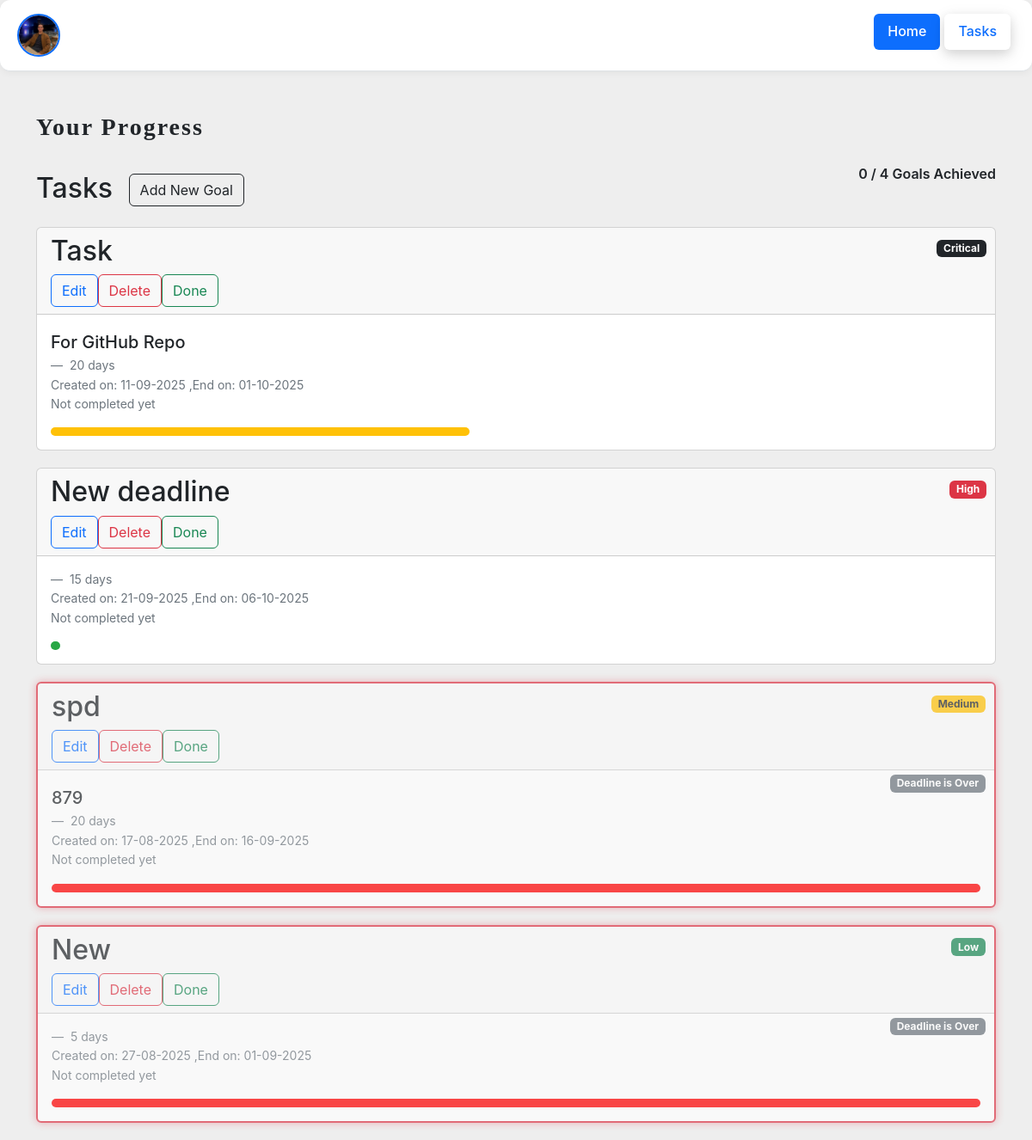
The app's page /user/task (signed in) with its own data.
### app.py (models this page shows, shortened)
class User(db.Model):
    id = db.Column(db.Integer, primary_key=True)
    username = db.Column(db.String(20), nullable=False)
    email = db.Column(db.String(70), nullable=False)
    password = db.Column(db.String(60), nullable=False)
    photo = db.Column(db.String(20), nullable=True, default='default/default.png')
    Address = db.Column(db.String(100), nullable=False)
    Phone = db.Column(db.String(15), nullable=False)
    gender = db.Column(db.String(1), nullable=False)

class Task(db.Model):
    id = db.Column(db.Integer, primary_key=True)
    title = db.Column(db.String(100), nullable=False)
    description = db.Column(db.Text, nullable=True)
    user_id = db.Column(db.Integer, db.ForeignKey('user.id'), nullable=False)
    StartDate = db.Column(db.DateTime, nullable=False, default=lambda: datetime.now(timezone.utc))
    EndDate = db.Column(db.DateTime, nullable=False, default=db.func.current_timestamp()) #I will use Deadline instead
    CompletedDate = db.Column(db.DateTime(timezone=True), nullable=True)  # for both boolean and date when the task was actually completed
    Deadline = db.Column(db.Integer, nullable=False)    # Deadline in days
    priority = db.Column(db.String(10), nullable=False, default='Medium')

### app.py (the view)
@app.route('/user/task')
def view_tasks():
    if 'user_id' not in session:
        return redirect(url_for('login'))
    user = User.query.get(session['user_id'])
    tasks = Task.query.filter_by(user_id=session['user_id']).order_by(nullsfirst(Task.CompletedDate)).all()
    for task in tasks:
        today = datetime.now(timezone.utc)
        end_date = task.EndDate.replace(tzinfo=timezone.utc)
        if today > end_date:
                    task.CompletedDate = datetime(1970, 1, 1, tzinfo=timezone.utc)
                    db.session.commit()
    onGoingTasks = Task.query.filter_by(user_id=session['user_id']).filter(Task.CompletedDate.is_(None)).all()
    acheivedTasks = Task.query.filter_by(user_id=session['user_id']).filter(Task.CompletedDate.isnot(None)).filter(Task.CompletedDate != datetime(1970, 1, 1, tzinfo=timezone.utc)).all()
    overdueTasks = Task.query.filter_by(user_id=session['user_id']).filter(Task.CompletedDate.isnot(None)).filter(Task.CompletedDate == datetime(1970, 1, 1, tzinfo=timezone.utc)).all()
    acheived = Task.query.filter_by(user_id=session['user_id']).filter(Task.CompletedDate.isnot(None)).filter(Task.CompletedDate != datetime(1970, 1, 1, tzinfo=timezone.utc)).count()
    total = Task.query.filter_by(user_id=session['user_id']).count()
    return render_template('viewTasks.html', user=user, acheived=acheived, total=total,onGoingTasks = onGoingTasks ,
                           acheivedTasks = acheivedTasks, overdueTasks=overdueTasks, tasks=tasks, title='Tasks', style='register_signin.css', script='script.js')

### templates/viewTasks.html (shortened to what this page needs)
{% extends 'base.html' %}
{% block content %}
{% include 'partials/UserHeader.html' %}
<div class="container mt-5">
    {% if total %}
    <div style="margin-top: 0;">
        <h3 style="margin-bottom: 0;" id="progress">Your Progress</h4>
            <div id="achievment" style="margin-top: 5px;">
                <span id="progress-text">{{acheived}} / {{total}} Goals Achieved</span>
            </div>
    </div>
    {% endif %}
    <h2 class="mb-4">Tasks
        <span>
            <a style="margin-left: 10px;" href="{{ url_for('add_task') }}">
                <button type="button" class="btn btn-outline-dark "> Add New Goal
                </button>
            </a>
        </span>
    </h2>
    {% if tasks %}
    <div class="list-group">
        {% for task in onGoingTasks %}
        <div class="card taskCard {{cls}}" id="{{ task.id }}" style="margin-bottom: 20px;">
            <div style="position: relative;" class="card-header">
                <h2>
                    {{ task.title }}
                </h2>
                <div class="btn-group btn-group-sm me-3" role="group" aria-label="Task actions">
                    <a href="{{ url_for('edit_task', task_id=task.id) }}"><button type="button"
                            class="btn btn-outline-primary">Edit</button></a>
                    <a href="{{ url_for('delete_task', task_id=task.id) }}"><button type="button"
                            class="btn btn-outline-danger">Delete</button></a>
                    <a href="{{ url_for('complete_task', task_id=task.id) }}"><button id="{{ task.id }}"
                            onclick="Done(this.id)" id="done" type="button"
                            class="btn btn-outline-success">Done</button></a>
                </div>
                <div style=" position: absolute; top: 0; right: 0; padding: 10px;">
                    {% if task.priority == 'Low' %}
                    <span class="badge bg-success">Low</span>
                    {% elif task.priority == 'Medium' %}
                    <span class="badge bg-warning text-dark">Medium</span>
                    {% elif task.priority == 'High' %}
                    <span class="badge bg-danger">High</span>
                    {% elif task.priority == 'Critical' %}
                    <span class="badge bg-dark">Critical</span>
                    {% endif %}
                </div>
            </div>
            <div class="card-body">
                <figure>
                    <blockquote class="blockquote">
                        <p style="font-weight:500">{{ task.description }}</p>
                    </blockquote>
                    <figcaption class="blockquote-footer">
                        {{ task.Deadline }} days <cite title="Source Title"></cite><br>
                        Created on: {{ task.StartDate.strftime('%d-%m-%Y') }} ,End on:
                        {{ task.EndDate.strftime('%d-%m-%Y') }} <br>
                        {% if task.CompletedDate %}
                        Completed on: {{ task.CompletedDate.strftime('%d-%m-%Y' ) }}
                        {% else %}
                        Not completed yet
                        {% endif %}
                    </figcaption>
                </figure>
                <div style="position: relative;height: 10px;">
                    <span class="timeline" data-start="{{ task.StartDate.isoformat() }}"
                        data-end="{{ task.EndDate.isoformat() }}" data-deadline="{{ task.Deadline }}"
                        data-completed="{{ task.CompletedDate.isoformat() if task.CompletedDate }}"
                        style="display:inline-block;position: absolute;top:0;left:0;background-color: red;height:100%"></span>
                </div>
            </div>
        </div>
        {% endfor %}
        {% for task in overdueTasks %}
        {% set cls = 'overdue' %}
        <div class="card taskCard {{cls}}" id="{{ task.id }}" style="margin-bottom: 20px;">
            <div style="position: relative;" class="card-header">
                <h2>
                    {{ task.title }}
                </h2>
                <div class="btn-group btn-group-sm me-3" role="group" aria-label="Task actions">
                    <a href="{{ url_for('edit_task', task_id=task.id) }}"><button type="button"
                            class="btn btn-outline-primary">Edit</button></a>
                    <a href="{{ url_for('delete_task', task_id=task.id) }}"><button type="button"
                            class="btn btn-outline-danger">Delete</button></a>
                    <a href="{{ url_for('complete_task', task_id=task.id) }}"><button id="{{ task.id }}"
                            onclick="Done(this.id)" id="done" type="button"
                            class="btn btn-outline-success">Done</button></a>
                </div>
                <div style=" position: absolute; top: 0; right: 0; padding: 10px;">
                    {% if task.priority == 'Low' %}
                    <span class="badge bg-success">Low</span>
                    {% elif task.priority == 'Medium' %}
                    <span class="badge bg-warning text-dark">Medium</span>
                    {% elif task.priority == 'High' %}
                    <span class="badge bg-danger">High</span>
                    {% elif task.priority == 'Critical' %}
                    <span class="badge bg-dark">Critical</span>
                    {% endif %}
                </div>
                <div style=" position: absolute; top: 30; right: 0; padding: 10px;">
                    <span class="badge bg-secondary ">Deadline is Over</span>
                </div>
            </div>
            <div class="card-body">
                <figure>
                    <blockquote class="blockquote">
                        <p style="font-weight:500">{{ task.description }}</p>
                    </blockquote>
                    <figcaption class="blockquote-footer">
                        {{ task.Deadline }} days <cite title="Source Title"></cite><br>
                        Created on: {{ task.StartDate.strftime('%d-%m-%Y') }} ,End on:
                        {{ task.EndDate.strftime('%d-%m-%Y') }} <br>
                        Not completed yet
                    </figcaption>
                </figure>
                <div style="position: relative;height: 10px;">
                    <span class="timeline" data-start="{{ task.StartDate.isoformat() }}"
                        data-end="{{ task.EndDate.isoformat() }}" data-deadline="{{ task.Deadline }}"
                        style="display:inline-block;position: absolute;top:0;left:0;background-color: red;height:100%"></span>
                </div>
            </div>
        </div>
        {% endfor %}
    </div>
    {% else %}
    <p>You have no tasks. <a href="{{ url_for('add_task') }}">Add a new task</a></p>
    {% endif %}
</div>
{% endblock %}

### templates/partials/UserHeader.html
<div class="container-fluid p-0 " class="userheader">
    <header class="d-flex flex-wrap justify-content-center py-3 mb-4 border-bottom userheader" style="width:100%">
        <a href="{{ url_for('personal_info') }}"
            class="d-flex align-items-center mb-3 mb-md-0 me-md-auto link-body-emphasis text-decoration-none">
            <div class="welcome-photo">
                {% if user.photo == 'default/default.png' or user.photo is none %}
                <img id="personal-photo" src="{{ url_for('static', filename='default/default.png') }}" alt="Profile Picture">
                {% else %}
                <img id="personal-photo" src="{{ url_for('static', filename='profile_pics/' ~ user.photo) }}" alt="Profile Picture">
                {% endif %}
            </div>
        </a>
        <ul class="nav nav-pills">
            <li class="nav-item">
                <a href="/user/home" class="nav-link active header-list" aria-current="page">Home</a>
            </li>
            <li class="nav-item header-list"><a href="{{ url_for('view_tasks') }}" id="tasks-btn"
                    class="nav-link">Tasks</a></li>
        </ul>
    </header>
</div>

### static/style/register_signin.css (style rules this page uses)
body { font-family: 'Inter', 'Segoe UI', sans-serif; line-height: 1.6; background: #EEE; color: #212529; }
header { background: #ffffff; box-shadow: 0 2px 8px rgba(0, 0, 0, 0.05); border-radius: 0.75rem; padding: 0.75rem 1.25rem; }
header .nav-link { font-weight: 500; transition: color 0.3s ease; }
.btn { transition: transform 0.2s ease, box-shadow 0.2s ease; }
#personal-photo { width: 50px; height: 50px; border-radius: 50%; object-fit: cover; border: 2px solid #0d6efd; transition: transform 0.3s ease, box-shadow 0.3s ease; }
.header-list { margin-right: 5px; }
.timeline { transition: width 0.5s ease; border-radius: 5px; }
#tasks-btn { box-shadow: 0 4px 12px rgba(0, 0, 0, 0.1), 0 6px 20px rgba(0, 0, 0, 0.1); }
.overdue { opacity: 0.7; border: 2px solid #dc3545; box-shadow: 0 0 10px rgba(220, 53, 69, 0.5); }
#achievment { position: relative; width: 100%; height: 10px; margin: 20px 0; }
#progress { font-weight: 700; color: #212529; font-family: fantasy; letter-spacing: 2px; }
#progress-text { float: right; font-weight: 600; position: relative; top: 20px; }

### templates/viewTasks.html (style rules this page uses)
a { text-decoration: none; }

### records on screen
User: photo (picture)
Task: title "Task", priority "Critical", description "For GitHub Repo", Deadline "20", StartDate "11-09-2025", EndDate "01-10-2025", shows "Not completed yet"
Task: title "New deadline", priority "High", Deadline "15", StartDate "21-09-2025", EndDate "06-10-2025", shows "Not completed yet"
Task: title "spd", priority "Medium", description "879", Deadline "20", StartDate "17-08-2025", EndDate "16-09-2025"
Task: title "New", priority "Low", Deadline "5", StartDate "27-08-2025", EndDate "01-09-2025"

### other values on screen
{{ acheived }} "0"
{{ total }} "4"
